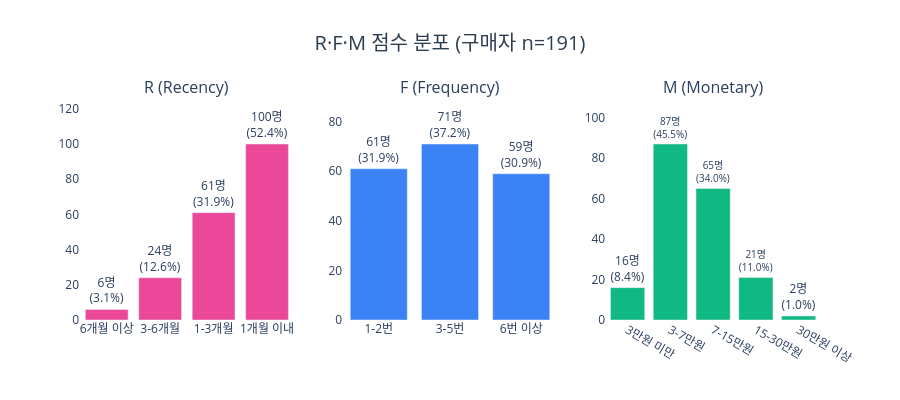

Notebook code cell kept with this figure:
### Code cell
fig = make_subplots(rows=1, cols=3, subplot_titles=('R (Recency)', 'F (Frequency)', 'M (Monetary)'))

for col, (label, dim, color) in enumerate([
    (R_LABEL, 'R (Recency)',   '#EC4899'),
    (F_LABEL, 'F (Frequency)', '#3B82F6'),
    (M_LABEL, 'M (Monetary)',  '#10B981'),
], start=1):
    sub = rfm_dist[rfm_dist['dim'] == dim].sort_values('score')
    fig.add_trace(go.Bar(
        x=[label[int(s)] for s in sub['score']],
        y=sub['n'],
        marker_color=color,
        text=[f'{int(n)}명<br>({p:.1f}%)' for n, p in zip(sub['n'], sub['pct'])],
        textposition='outside',
        showlegend=False,
    ), row=1, col=col)
    fig.update_yaxes(range=[0, sub['n'].max() * 1.25], row=1, col=col)

fig.update_layout(
    title=dict(text=f'R·F·M 점수 분포 (구매자 n={n_buyers})', x=0.5, xanchor='center',
               font=dict(size=20, color='#2c3e50')),
    plot_bgcolor='white', height=400, showlegend=False,
)
fig.show()

### Figure 1 — Plotly figure (JSON) as saved in the notebook; plotly's stock layout.template omitted (floating-point values rounded to 4 significant figures)
{"data": [{"marker": {"color": "#EC4899"}, "showlegend": false, "text": ["6명<br>(3.1%)", "24명<br>(12.6%)", "61명<br>(31.9%)", "100명<br>(52.4%)"], "textposition": "outside", "type": "bar", "x": ["6개월 이상", "3-6개월", "1-3개월", "1개월 이내"], "xaxis": "x", "y": [6, 24, 61, 100], "yaxis": "y"}, {"marker": {"color": "#3B82F6"}, "showlegend": false, "text": ["61명<br>(31.9%)", "71명<br>(37.2%)", "59명<br>(30.9%)"], "textposition": "outside", "type": "bar", "x": ["1-2번", "3-5번", "6번 이상"], "xaxis": "x2", "y": [61, 71, 59], "yaxis": "y2"}, {"marker": {"color": "#10B981"}, "showlegend": false, "text": ["16명<br>(8.4%)", "87명<br>(45.5%)", "65명<br>(34.0%)", "21명<br>(11.0%)", "2명<br>(1.0%)"], "textposition": "outside", "type": "bar", "x": ["3만원 미만", "3-7만원", "7-15만원", "15-30만원", "30만원 이상"], "xaxis": "x3", "y": [16, 87, 65, 21, 2], "yaxis": "y3"}], "layout": {"annotations": [{"font": {"size": 16}, "showarrow": false, "text": "R (Recency)", "x": 0.1444, "xanchor": "center", "xref": "paper", "y": 1, "yanchor": "bottom", "yref": "paper"}, {"font": {"size": 16}, "showarrow": false, "text": "F (Frequency)", "x": 0.5, "xanchor": "center", "xref": "paper", "y": 1, "yanchor": "bottom", "yref": "paper"}, {"font": {"size": 16}, "showarrow": false, "text": "M (Monetary)", "x": 0.8556, "xanchor": "center", "xref": "paper", "y": 1, "yanchor": "bottom", "yref": "paper"}], "height": 400, "plot_bgcolor": "white", "showlegend": false, "title": {"font": {"color": "#2c3e50", "size": 20}, "text": "R·F·M 점수 분포 (구매자 n=191)", "x": 0.5, "xanchor": "center"}, "xaxis": {"anchor": "y", "domain": [0, 0.2889]}, "xaxis2": {"anchor": "y2", "domain": [0.3556, 0.6444]}, "xaxis3": {"anchor": "y3", "domain": [0.7111, 1]}, "yaxis": {"anchor": "x", "domain": [0, 1], "range": [0, 125]}, "yaxis2": {"anchor": "x2", "domain": [0, 1], "range": [0, 88.75]}, "yaxis3": {"anchor": "x3", "domain": [0, 1], "range": [0, 108.8]}}}
